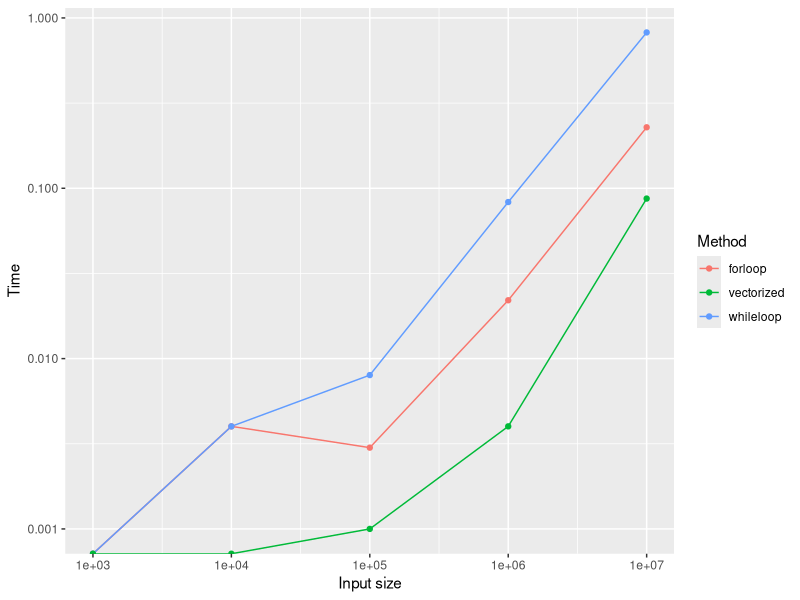

This chart was generated by the following R code:
rm(list=ls())
# set.seed(43) # comment for non repeatable experiment
# ########################################### #
# Search positions for occurrencies of target #
# in a vector                                 #
# Loops (for and while) vs vectorised         #
# ########################################### #
# Includes ggplot example                     #
# ########################################### #
# #################### #
# search_in_vector_for #
# #################### #
# Parameters v:      vector of values,
#       target: value to be found
# Output
#     found:  positions where target is found
#             vector of integers, empty if not found, 
#             with values between 1 and length of v 
#             if found
# Uses
#     n_found: number of occurrencies of target in v
#     i: index on v
#     
# Algo
# set n_found to 0
# create empty vector "found"
# repeat varying i from 1 to length of v
#    if the position i of v is equal to target
#       increment n_found by 1
#       set the n_found position of found to i
# return the vector "found"
# 
search_in_vector_for <- function(v, target) {
  # initialization
  n_found <- 0 # at the moment, none is found
  found <- vector(mode = "integer") # prepares an empty vector
  # search loop
  for (i in seq_along(v)) {
    if (v[i] == target) {
      # when the current position is equal to target
      #   store current i in found at new position n_found
      n_found <- n_found + 1
      found[n_found] <- i
    } # if (v[i] == target)
  } # for (i in seq_along(v))
  return(found)
} # search_in_vector_for: end

search_in_vector_while <- function(v, target) {
  # initialization
  n_found <- 0 # at the moment, none is found
  found <- vector(mode = "integer") # prepares an empty vector
  i <- 1
  # search loop
  while (i <= length(v)) {
    if (v[i] == target) {
      # when the current position is equal to target
      #   store current i in found at new position n_found
      n_found <- n_found + 1
      found[n_found] <- i
    } # if (v[i] == target)
    i <- i+1
  } # while
  return(found)
} # search_in_vector_while: end

# #####################
# search_in_vector_vec    #
# #####################
# Parameters v:      vector of values,
#     target: value to be found
# Output
#     found:  positions where target is found
#             vector of integers, empty if not found, 
#             with values between 1 and length of v 
#             if found
# Uses
#     found: vector of positions where target is found in v
#     i: index on v
#     
# Algo
# create empty vector "found"
# repeat varying i from 1 to length of v
#    if the position i of v is equal to target
#       increment n_found by 1
#       set the n_found position of found to i
# return the vector "found"
# 
search_in_vector_vec <- function(v, target) {
  # initialization
  found <- which(v == target)
  # search loop
  return(found)
} # search_in_vector_vec: end

# ### test program ### #
# with data collection and plot
m <- 100 # the domain of the values in the search vector is 1:100

range <- 3:7      # range of exponents
sizes <- 10^range # exponential sequence of sizes
# structure for the collection of running times
times <- data.frame(size       = sizes,
                    forloop    = numeric(length=length(range)),
                    whileloop  = numeric(length=length(range)),
                    vectorized = numeric(length=length(range))
) # times data frame

# loop on experiment sizes
for (i in seq_along(sizes)){
  target <- sample.int(m, size = 1) # prepare target
  v <- sample.int(m, size = sizes[i], replace = T) # prepare the vector to search
  cat("Testing size ", sizes[i], "\n")
  cat(".")
  times$vectorized[i] <- system.time(f <- search_in_vector_vec(v, target))[3]
  cat(".")
  times$forloop[i] <- system.time(f <- search_in_vector_for(v, target))[3]
  cat(".")
  times$whileloop[i] <- system.time(f <- search_in_vector_while(v, target))[3]
  cat("\n")
} # loop on experiment sizes

# times[ , -1][times[ , -1] == 0] <- NA

# install.packages("tidyverse")
library(tidyverse)

times_long <- pivot_longer(
  times,
  cols = -size,
  names_to = "method",
  values_to = "time"
)
# ### Explanation ### #
# ggplot wants the data in "tidy format"
# the last three columns are y values obtained
# with three different methods for the same x (size)
# 
# size | forloop | whileloop | vectorized
# -----+---------+-----------+------------
#   100 |   0.10  |   0.12    |   0.01
#  1000 |   1.20  |   1.10    |   0.05
#  
#  this representation is transformed into the tidy format
#  with 
#  pivot_longer(
#    cols = -size, # the column that is maintained
#    names_to = "method", # the column labeling the three
#                           dependent variables
#    values_to = "time"   # the name of the new dependent variable
#  )
#  size | method     | time
# -----+------------+------
#   100 | forloop    | 0.10
#   100 | whileloop  | 0.12
#   100 | vectorized | 0.01
#  1000 | forloop    | 1.20
#  1000 | whileloop  | 1.10
#  1000 | vectorized | 0.05

# ### structural view ### #
# WIDE TABLE                          LONG TABLE
# -----------                         ------------------------
# (size, f, w, v)      ───────▶       (size, method, value)
# 
# columns → rows                      column names → values
# values stay values                  values stay values
# 
# Or more formally:
# Original:    (id, c1, c2, ..., ck)
# Transformed: (id, key, value)
# where:
#   key ∈ {c1, ..., ck}
# value = corresponding cell
# 
# Key intuition
# pivot_longer(): moves information from the schema (column names)
#                 → into data (rows in a “key” column)
# 
# This is why it’s essential for ggplot2:
#   ggplot expects variables to be columns, not encoded in column names.

# now we can pass times_long to ggplot
ggplot(times_long, aes(x = size, y = time, color = method)) +
  geom_line() +    # plot with lines
  geom_point() +   # plot the actual points on the lines
  scale_x_log10() + # logarithmic scale on x
  scale_y_log10() + # logarithmic scale on y
  labs(#title = "Loops vs vectorized execution times",
    x = "Input size", y = "Time", color = "Method")  # set labels
